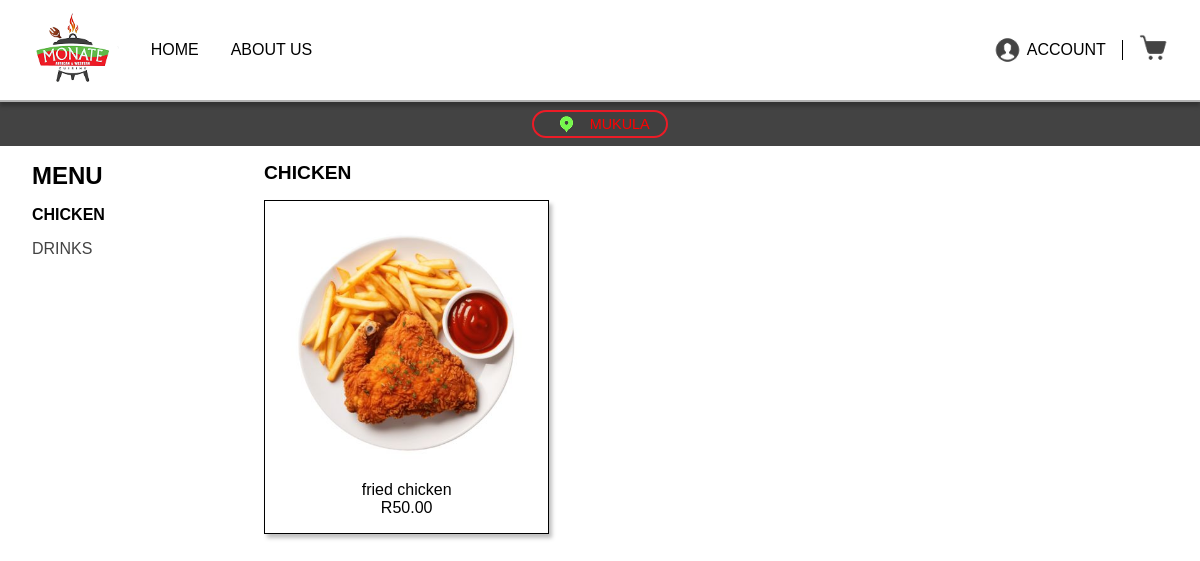
Screenshot of /menu/Mukula.php with the database file from the repository.
### tables this page shows
CREATE TABLE `menuitems` (
  `id` int(11) NOT NULL,
  `name` varchar(255) NOT NULL,
  `price` decimal(10,2) NOT NULL,
  `description` text DEFAULT NULL,
  `category` varchar(100) DEFAULT NULL,
  `image` varchar(255) DEFAULT NULL,
  `branch_location` varchar(255) NOT NULL,
  `created_at` timestamp NOT NULL DEFAULT current_timestamp()
);

### menu/Mukula.php (the view, shortened to what this page needs)
<?php
require_once "../API/db.php";
$branchLocation = "Mukula";
$stmt = $conn->prepare("SELECT id, name, price, description, category, image
                        FROM MenuItems
                        WHERE branch_location = ?");
$stmt->bind_param("s", $branchLocation);
$stmt->execute();
$result = $stmt->get_result();
$menuItems = [];
while ($row = $result->fetch_assoc()) {
    $menuItems[$row["category"]][] = $row;
}
?>
<!DOCTYPE html>
<html lang="en">
<head>
  <link rel="stylesheet" href="style.css" />
</head>
<body>
  <header class="top-header">
    <div class="logo">
      <img src="img/logo 2.png" alt="Monate Logo">
    </div>
    <nav class="nav-links">
      <a href="../HOME/index.php">HOME</a>
      <a href="../About Us/index.php">ABOUT US</a>
    </nav>
    <div class="account-cart">
      <a href="../Sign in/index.php" class="account">
        <img src="img/profile.png" alt="Account">
        <span>
          <?php if (isset($_SESSION["username"])): ?>
            Hi, <?= htmlspecialchars($_SESSION["username"]); ?>
          <?php else: ?>
            ACCOUNT
          <?php endif; ?>
        </span>
      </a>
      <a href="<?php echo isset($_SESSION["user_id"])
            ? "Mukula_cart.php?branch=" . urlencode($branchLocation)
            : '../Sign in/index.php'; ?>" class="cart">
        <img src="img/shopping cart.png" alt="Cart">
      </a>
    </div>
  </header>
  <div class="location-bar">
    <a href="Mukula.php" class="location-item active">
      <img src="img/location.png" alt="Location">
      <span>MUKULA</span>
    </a>
  </div>
  <main class="content">
    <aside class="side-menu">
      <h2>MENU</h2>
      <ul>
        <?php foreach ($menuItems as $category => $items): ?>
          <li data-category="<?= strtolower($category) ?>"><?= strtoupper($category) ?></li>
        <?php endforeach; ?>
      </ul>
    </aside>
    <section class="menu-section" id="menu-section">
      <?php foreach ($menuItems as $category => $items): ?>
        <h3><?= strtoupper($category) ?></h3>
        <div class="menu-grid">
          <?php foreach ($items as $item): ?>
            <div class="menu-card"
                 data-id="<?= $item['id'] ?>"
                 data-name="<?= htmlspecialchars($item['name']) ?>"
                 data-price="<?= number_format($item['price'], 2) ?>"
                 data-description="<?= htmlspecialchars($item['description']) ?>"
                 data-image="../admin/menu_item/<?= $item['image'] ?>">
              <img src="../admin/menu_item/<?= $item['image'] ?>"
                   alt="<?= htmlspecialchars($item['name']) ?>">
              <p class="item-name"><?= htmlspecialchars($item['name']) ?></p>
              <p class="item-price">R<?= number_format($item['price'], 2) ?></p>
            </div>
          <?php endforeach; ?>
        </div>
      <?php endforeach; ?>
    </section>
  </main>
</body>
</html>

### menu/Style.css (style rules this page uses)
* { margin: 0; padding: 0; box-sizing: border-box; }
body { font-family: Arial, Helvetica, sans-serif; background: #fff; color: #000; }
.top-header { display: flex; align-items: center; padding: 0.5rem 2rem; background: #fff; border-bottom: 2px solid rgba(0,0,0,0.3); box-shadow: 0 4px 4px rgba(0,0,0,0.25); position: sticky; top: 0; z-index: 1000; }
.logo img { height: 80px; }
.nav-links { display: flex; gap: 2rem; margin-left: 2rem; }
.nav-links a { color: black; text-decoration: none; font-size: 1rem; font-weight: 400; }
.account-cart { display: flex; align-items: center; gap: 1rem; margin-left: auto; }
.account, .cart { display: flex; align-items: center; gap: 0.3rem; text-decoration: none; color: black; font-size: 1rem; }
.account img, .cart img { height: 30px; }
.location-bar { display: flex; justify-content: center; gap: 1rem; background: #434343; padding: 0.5rem; }
.location-item { display: flex; align-items: center; gap: 0.4rem; background: #404040; border-radius: 25px; padding: 0.2rem 1rem; border: 2px solid white; color: white; font-size: 0.9rem; text-decoration: none; }
.location-item img { height: 18px; }
.location-item.active { border-color: #ed1b26; color: red; }
.content { display: flex; padding: 1rem 2rem; gap: 2rem; }
.side-menu { flex: 0 0 200px; }
.side-menu h2 { font-size: 1.5rem; margin-bottom: 1rem; }
.side-menu ul { list-style: none; }
.side-menu li { margin-bottom: 1rem; font-weight: 500; cursor: pointer; color: #434343; }
.side-menu li.active { color: black; font-weight: 900; }
.menu-section { flex: 1; }
.menu-section h3 { font-size: 1.2rem; margin-bottom: 1rem; }
.menu-grid { display: grid; grid-template-columns: repeat(auto-fill, minmax(220px, 1fr)); gap: 1.5rem; }
.menu-card { border: 1px solid black; padding: 1rem; box-shadow: 3px 4px 4px rgba(0,0,0,0.25); text-align: center; }
.menu-card img { width: 100%; height: auto; }
.item-name { margin-top: 0.5rem; font-weight: 300; }
.item-price { font-weight: 500; }

### menu/Mukula.php (style rules this page uses)
.cart { position: relative; display: inline-block; }

### rows the page displays
menuitems: image (picture), name "fried chicken", price "50.00"

### other values shown
$category "CHICKEN"
$category "DRINKS"
